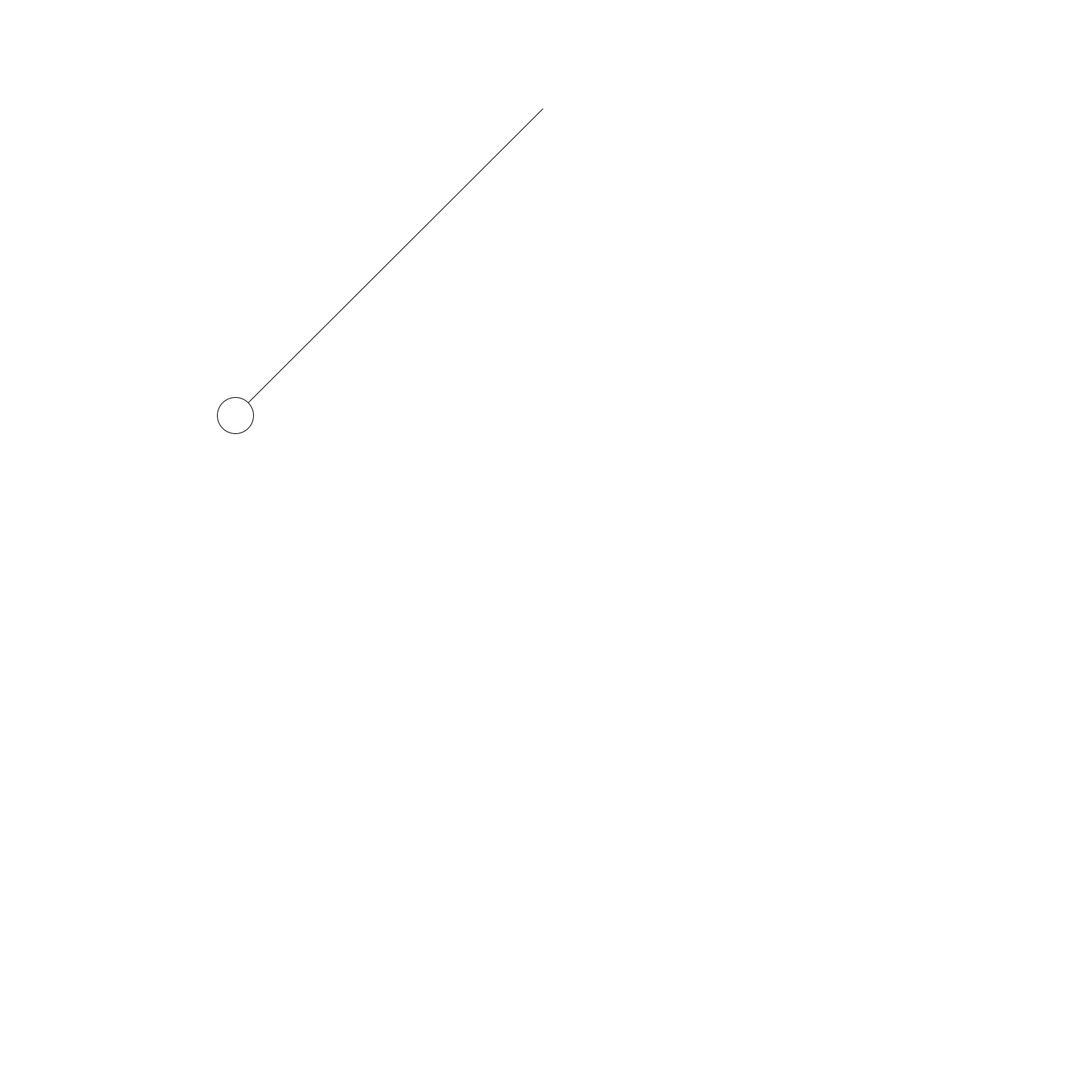
Frame 1 (no input)
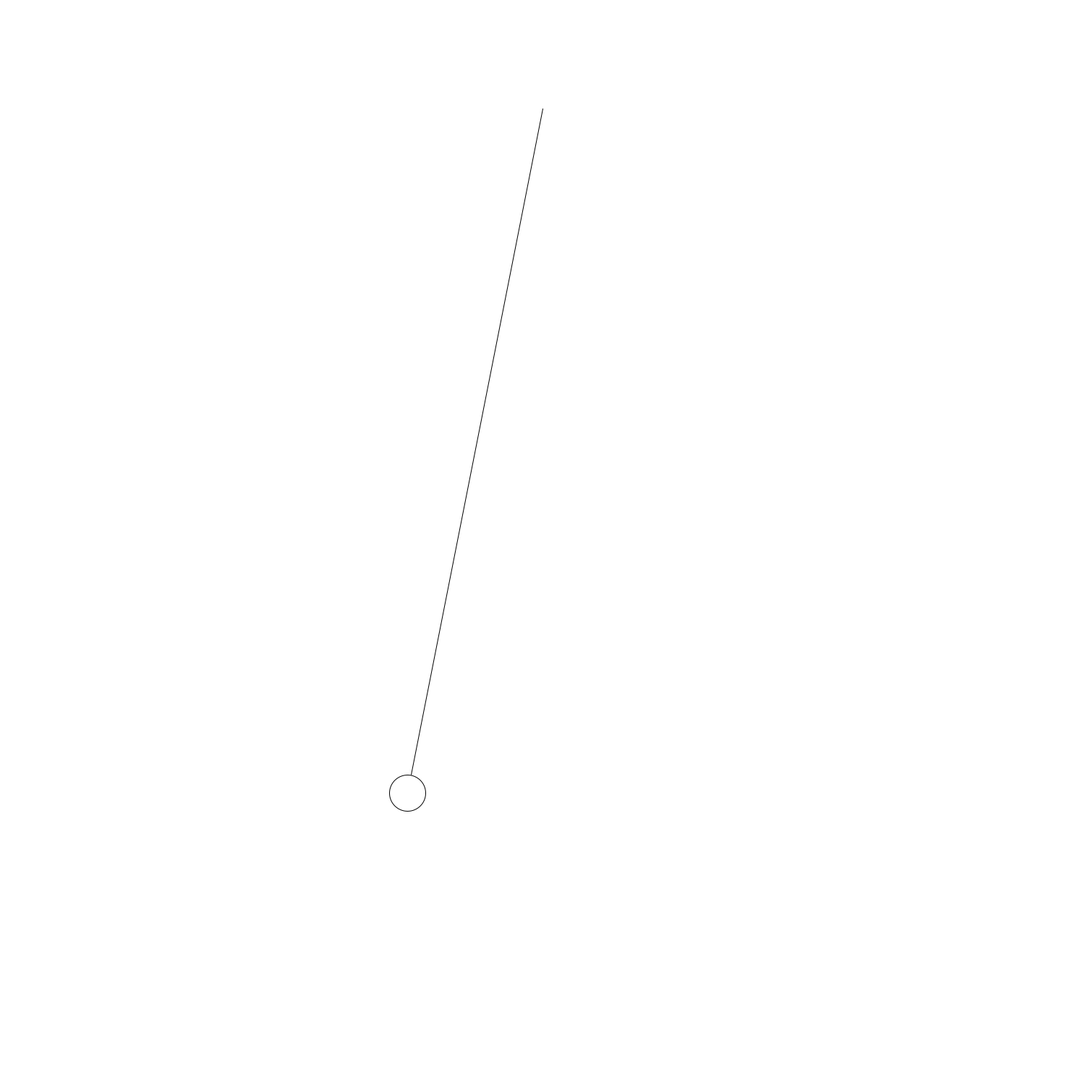
Frame 60 (the mouse pressed at the canvas centre just before this capture)
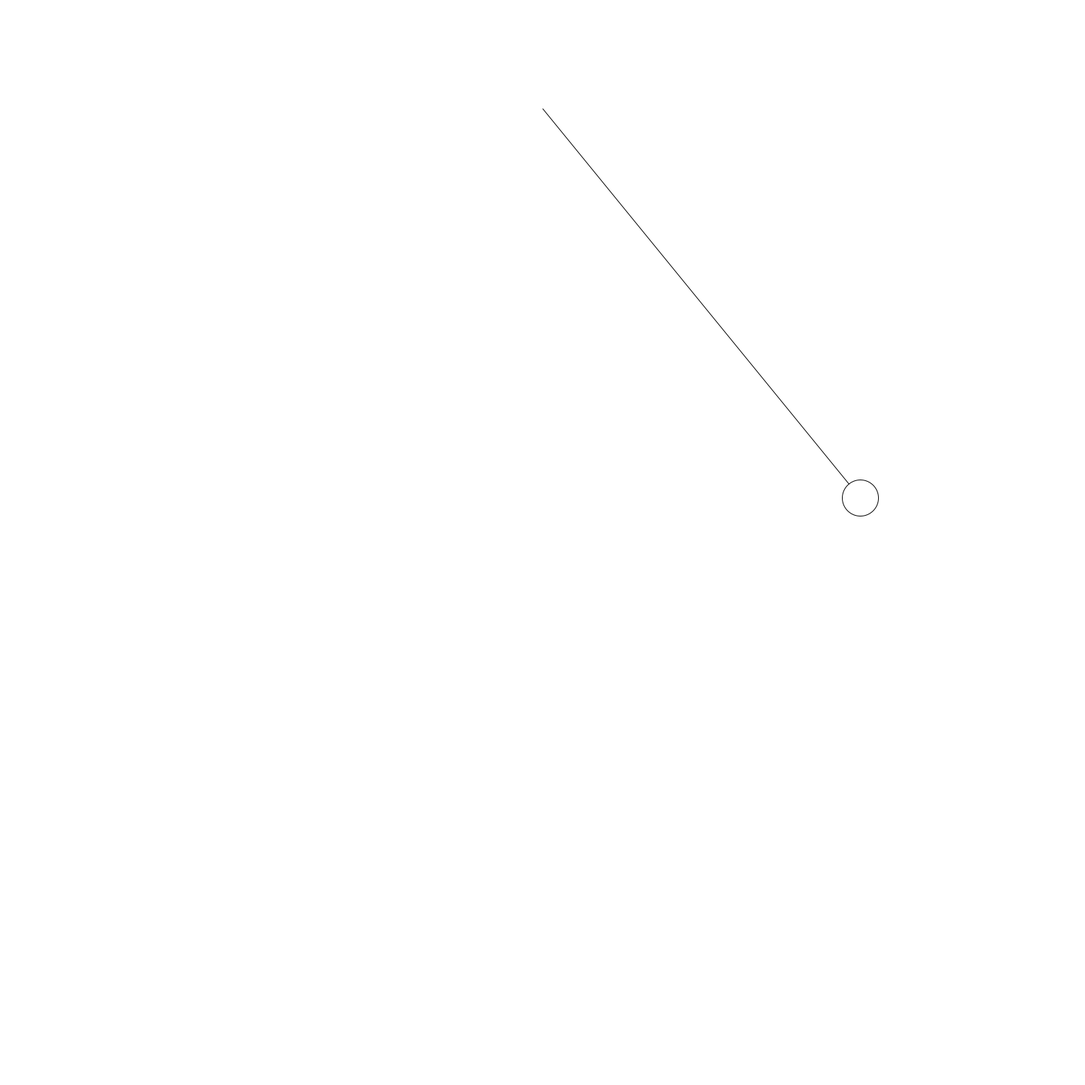
Frame 120 (the mouse held since frame 60 and released just before this capture)

The Processing sketch that drew these frames (run headless with seeded random() and noise(); from frame 60 on, the mouse is pressed at the canvas centre):

// Processing sketch: SpringPendulum
// ── SpringPendulum.pde
final double l=0.1;
final double k=100;
final double m=0.3;
final double g=9.8;
final float scale=6000;
final double h=0.00003;

double theta=-PI/4;
double r=0.1;

double thetaDot=0;
double rDot=0;


public void run(){
  double rDoubleDot=(m*r*thetaDot*thetaDot+l*k-k*r+m*g*Math.cos(theta))/m;
  double thetaDoubleDot=(-Math.sin(theta)*g-2*rDot*thetaDot)/r;
  
  rDot+=rDoubleDot*h;
  thetaDot+=thetaDoubleDot*h;
  
  r+=rDot*h;
  theta+=thetaDot*h;
}
void setup(){
  size(1500,1500);
  
  
}
void draw(){
  background(255);
  for(int i=0;i<100;i++)run();
  
  
  float endX=(float)(Math.sin(theta)*r);
  float endY=(float)(Math.cos(theta)*r);
  
   
  line(width/2, height/10, (width/2+scale*endX), (height/10+scale*endY));
  circle((float)(width/2+scale*endX), (float)(height/10+scale*endY), 50);
}
